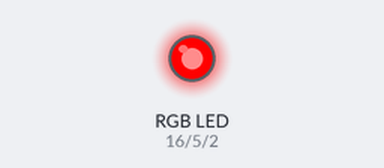
The sketch below on a simulated Arduino Uno, built with avr-gcc and run on an emulated ATmega328P. Shown: an RGB LED mixed from three pins (HIGH = lit). What the sketch prints to the serial monitor is not drawn.

Above: at 0.5 s.
At 1.5 s:
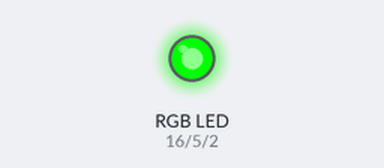
At 5.5 s:
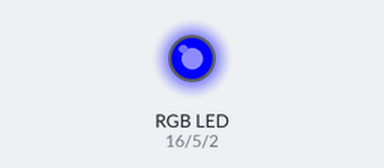
Timing chart, 0 to 6.9 s (numbered marks = the images above):
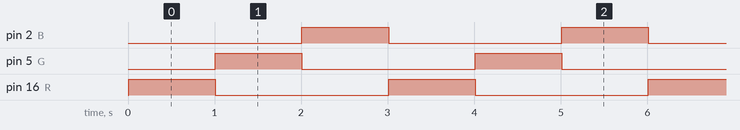

Measured:
- by itself, pin 2 (B), pin 5 (G), pin 16 (R): alternates HIGH for 1.0 s and LOW for 2.0 s
- by itself, everything shown: repeats every 3.0 s, in 3 steps

The sketch:

3_HelloWord_LedRGB.ino
```cpp
//int ledPin = 13; // GPIO13

 int R = 16;
 int G = 5;
 int B = 2;
 //int led = 15;
/*
static const uint8_t D0   = 16;
static const uint8_t D1   = 5;
static const uint8_t D2   = 4;
static const uint8_t D3   = 0;
static const uint8_t D4   = 2;
static const uint8_t D5   = 14;
static const uint8_t D6   = 12;
static const uint8_t D7   = 13;
static const uint8_t D8   = 15;
static const uint8_t D9   = 3;
static const uint8_t D10  = 1;
*/

void setup() {
  // put your setup code here, to run once:
    Serial.begin(115200);
    Serial.println("Setup");
    delay(10);
    pinMode(R, OUTPUT);
    pinMode(G, OUTPUT);
    pinMode(B, OUTPUT);
    //pinMode(led, OUTPUT);
    digitalWrite(R, LOW);
    digitalWrite(G, LOW);
    digitalWrite(B, LOW);
    //digitalWrite(led, LOW);

}


void loop() {

    digitalWrite(R, HIGH);
    digitalWrite(G, LOW);
    digitalWrite(B, LOW);
    delay(1000);
    digitalWrite(R, LOW);
    digitalWrite(G, HIGH);
    digitalWrite(B, LOW);
    delay(1000);
    digitalWrite(R, LOW);
    digitalWrite(G, LOW);
    digitalWrite(B, HIGH);
    delay(1000);
}
```
